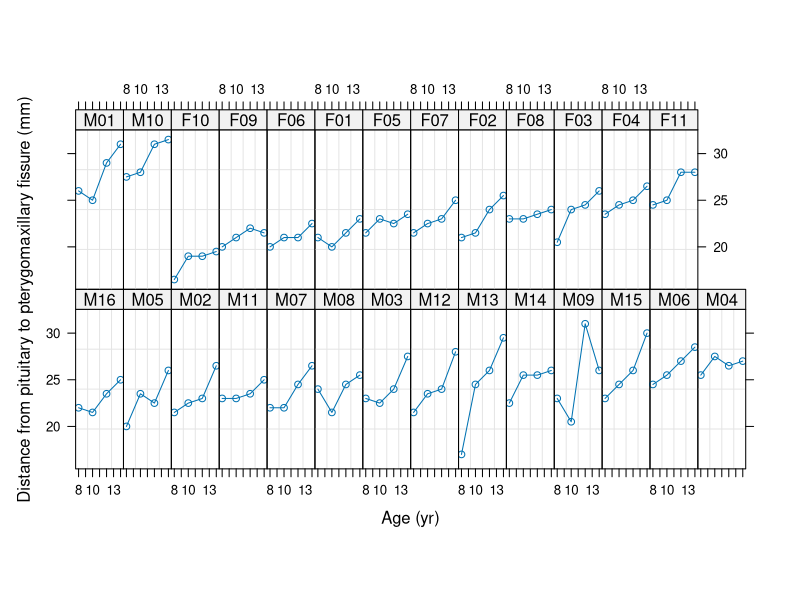
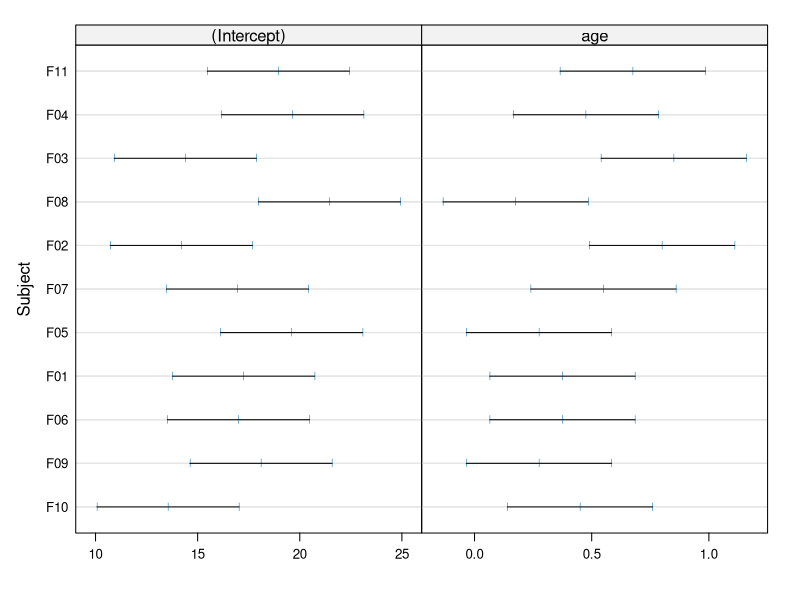
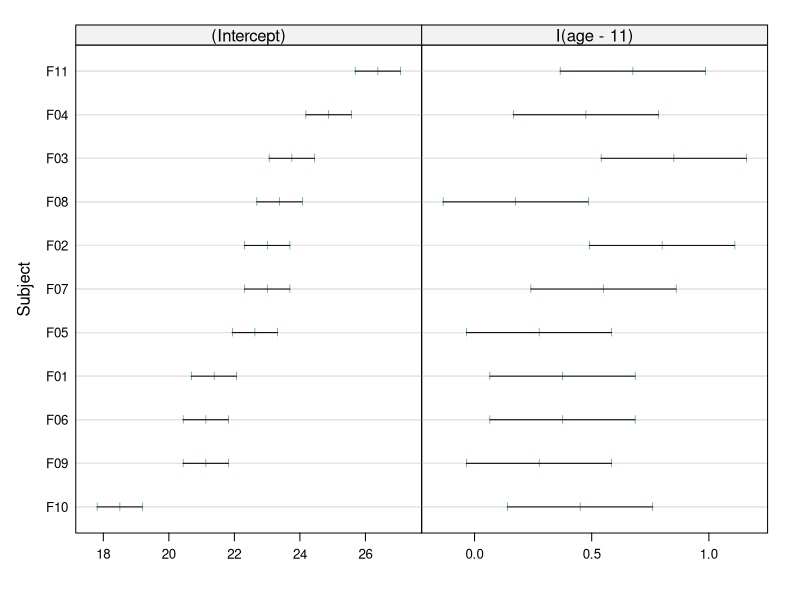

Generate these figures, in order, with R:
## ---- chunk 1
library(nlme)
library(tidyverse)
data(Orthodont)
plot(Orthodont)
## ---- chunk 2
levels( Orthodont$Sex)

Orthofem = Orthodont %>% 
  filter(Sex == "Female")

fem_df = groupedData(distance ~ age | Subject, data = Orthofem,  
                     labels = list( x = "Age", y = "Distance from pituitary to pterygomaxillary fissure" ), 
                     units = list( x = "(yr)", 
                                   y = "(mm)") )

fm1OrthF.lis <- lmList( distance ~ age, data = fem_df)
coef( fm1OrthF.lis )

intervals( fm1OrthF.lis ) # would give individual conf intervals
plot( intervals(fm1OrthF.lis) ) # produces Figure 1.12

## ---- chunk 3
fm2OrthF.lis <- update(fm1OrthF.lis, distance ~ I( age - 11 )) 
plot( intervals( fm2OrthF.lis ) )
## ---- chunk 4
 # Model 1: random intercepts, linear age effect
 m1 <- lme( distance ~ age, data = fem_df, random = ~ 1 | Subject )

 # Model 2:
 m2 <- update( m1, random = ~ age | Subject )
